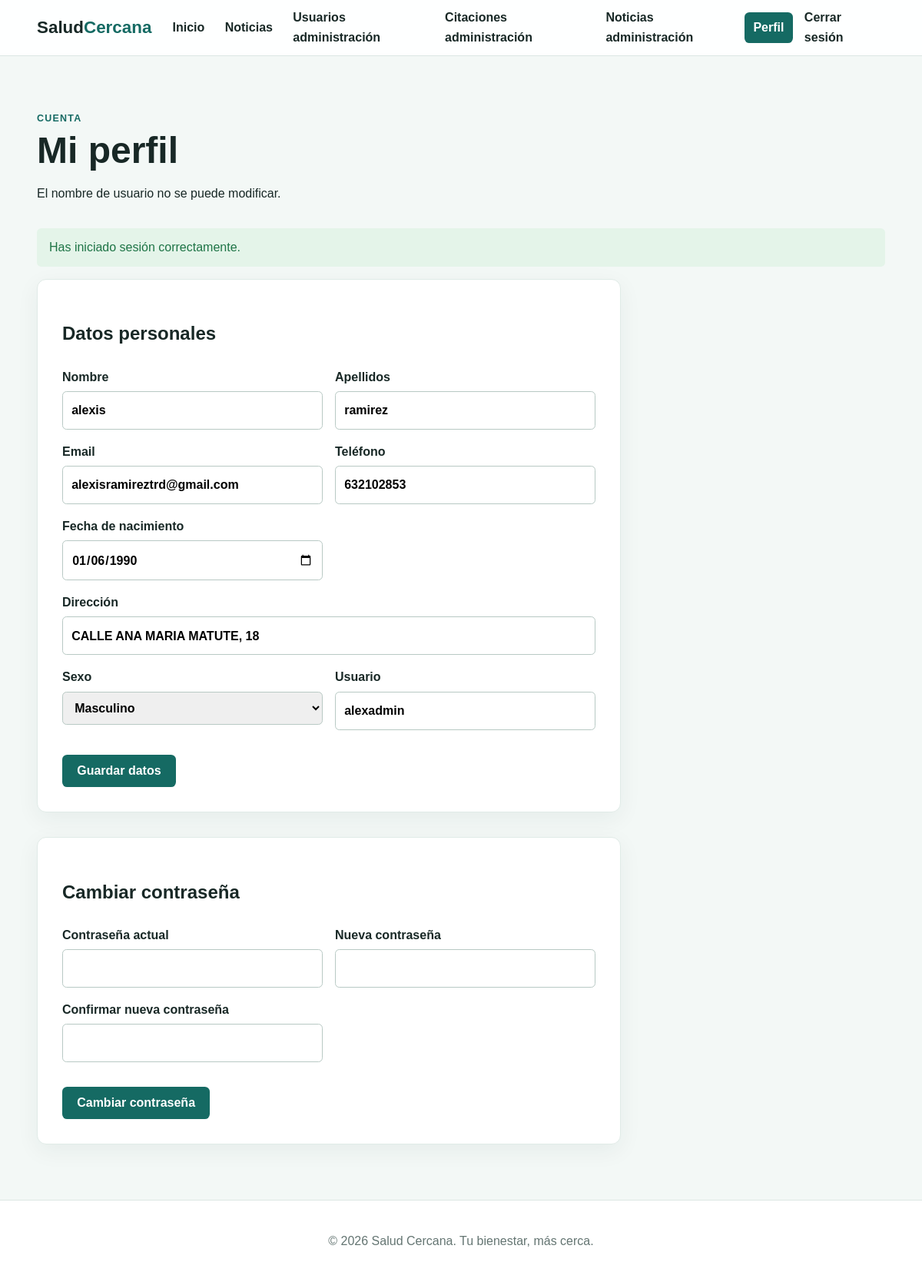
Page /perfil.php (signed in) on the committed database.
### tables this page shows
CREATE TABLE `users_login` (
  `idLogin` int(11) NOT NULL,
  `idUser` int(11) NOT NULL,
  `usuario` varchar(100) NOT NULL,
  `password` varchar(255) NOT NULL,
  `rol` enum('admin','user') NOT NULL
);

CREATE TABLE `users_data` (
  `idUser` int(11) NOT NULL,
  `nombre` varchar(100) NOT NULL,
  `apellidos` varchar(150) NOT NULL,
  `email` varchar(150) NOT NULL,
  `telefono` varchar(20) NOT NULL,
  `fecha_nacimiento` date NOT NULL,
  `direccion` varchar(255) DEFAULT NULL,
  `sexo` enum('masculino','femenino','otro') DEFAULT NULL
);

### includes/auth.php (called while the page is built, shortened)
<?php
function e(mixed $value): string
{
    return htmlspecialchars((string) $value, ENT_QUOTES, 'UTF-8');
}

### perfil.php (the view, shortened to what this page needs)
<?php
require_once __DIR__ . '/includes/auth.php';
require_once __DIR__ . '/config/conexion.php';
$idUser = (int) $_SESSION['idUser'];
$message = $_SESSION['flash'] ?? '';
$stmt = $pdo->prepare('SELECT d.*, l.usuario, l.password FROM users_data d INNER JOIN users_login l ON l.idUser=d.idUser WHERE d.idUser=?');
$stmt->execute([$idUser]);
$user = $stmt->fetch();
$tituloPagina = 'Mi perfil | Salud Cercana'; require __DIR__ . '/includes/header.php';
?>
<main class="content-section"><div class="section-heading"><p class="eyebrow">Cuenta</p><h1>Mi perfil</h1><p>El nombre de usuario no se puede modificar.</p></div>
<?php if ($message): ?><p class="alert alert-success"><?= e($message) ?></p><?php endif; ?>
<section class="form-card"><h2>Datos personales</h2><form method="post"><input type="hidden" name="csrf_token" value="<?= e(csrfToken('perfil')) ?>"><input type="hidden" name="action" value="data"><div class="form-grid">
<?php foreach (['nombre'=>'Nombre','apellidos'=>'Apellidos','email'=>'Email','telefono'=>'Teléfono','fecha_nacimiento'=>'Fecha de nacimiento','direccion'=>'Dirección'] as $field=>$label): ?><label<?= $field === 'direccion' ? ' class="full-width"' : '' ?>><?= $label ?><input name="<?= $field ?>" <?= $field === 'email' ? 'type="email"' : ($field === 'fecha_nacimiento' ? 'type="date"' : '') ?> required value="<?= e($user[$field]) ?>"></label><?php endforeach; ?>
<label>Sexo<select name="sexo" required><?php foreach (['femenino'=>'Femenino','masculino'=>'Masculino','otro'=>'Otro'] as $value=>$label): ?><option value="<?= $value ?>" <?= $user['sexo']===$value?'selected':'' ?>><?= $label ?></option><?php endforeach; ?></select></label><label>Usuario<input readonly value="<?= e($user['usuario']) ?>"></label></div><button class="button">Guardar datos</button></form></section>
<section class="form-card spaced-card"><h2>Cambiar contraseña</h2><form method="post"><input type="hidden" name="csrf_token" value="<?= e(csrfToken('perfil')) ?>"><input type="hidden" name="action" value="password"><div class="form-grid"><label>Contraseña actual<input name="password_actual" type="password" required></label><label>Nueva contraseña<input name="password_nueva" type="password" minlength="8" required></label><label>Confirmar nueva contraseña<input name="password_confirmacion" type="password" minlength="8" required></label></div><button class="button">Cambiar contraseña</button></form></section></main>
<?php require __DIR__ . '/includes/footer.php'; ?>

### css/style.css (style rules this page uses)
:root { --primary:#156a63; --primary-dark:#0d4e49; --ink:#182826; --muted:#647572; --surface:#fff; --page:#f3f8f6; --accent:#e4b65a; --danger:#a82e2e; --success:#1e7446; }
* { box-sizing:border-box; }
body { margin:0; color:var(--ink); background:var(--page); font-family:Arial, Helvetica, sans-serif; line-height:1.6; }
.eyebrow { margin:0; color:var(--primary); letter-spacing:.1em; text-transform:uppercase; font-size:.78rem; font-weight:800; }
.button { display:inline-block; border:0; cursor:pointer; background:var(--primary); color:#fff; padding:.75rem 1.2rem; border-radius:.4rem; font-size:1rem; font-weight:700; text-decoration:none; margin-top:1rem; }
.content-section { width:min(1120px,92%); margin:0 auto; padding:4.5rem 0; }
.section-heading { max-width:700px; margin-bottom:2rem; }
.section-heading h1,.section-heading h2 { margin:.2rem 0 .5rem; line-height:1.15; font-size:clamp(2rem,4vw,3rem); }
.info-card,.news-card,.form-card { background:var(--surface); border:1px solid #e0ebe7; border-radius:.75rem; box-shadow:0 8px 30px rgba(22,50,45,.06); }
.form-card { width:min(760px,100%); padding:2rem; }
.form-card form { margin-top:1.5rem; }
.form-card label { display:block; margin-bottom:1rem; font-weight:700; }
.form-card input,.form-card select { display:block; width:100%; margin-top:.35rem; padding:.7rem; border:1px solid #b8c9c4; border-radius:.35rem; font:inherit; }
.form-grid { display:grid; grid-template-columns:1fr 1fr; gap:0 1rem; }
.full-width { grid-column:1 / -1; }
.alert { padding:.75rem 1rem; border-radius:.35rem; }
.alert-success { background:#e4f4e9; color:var(--success); }
.spaced-card { margin-top:2rem; }

### rows in the picture
users_login: nombre "alexis", apellidos "ramirez", email "alexisramireztrd@gmail.com", telefono "632102853", fecha_nacimiento "01/06/1990", direccion "CALLE ANA MARIA MATUTE, 18", usuario "alexadmin"
users_data: sexo "Masculino"

### other values in the picture
$message "Has iniciado sesión correctamente."
$label "Nombre"
$label "Apellidos"
$label "Email"
$label "Teléfono"
$label "Fecha de nacimiento"
$label "Dirección"
